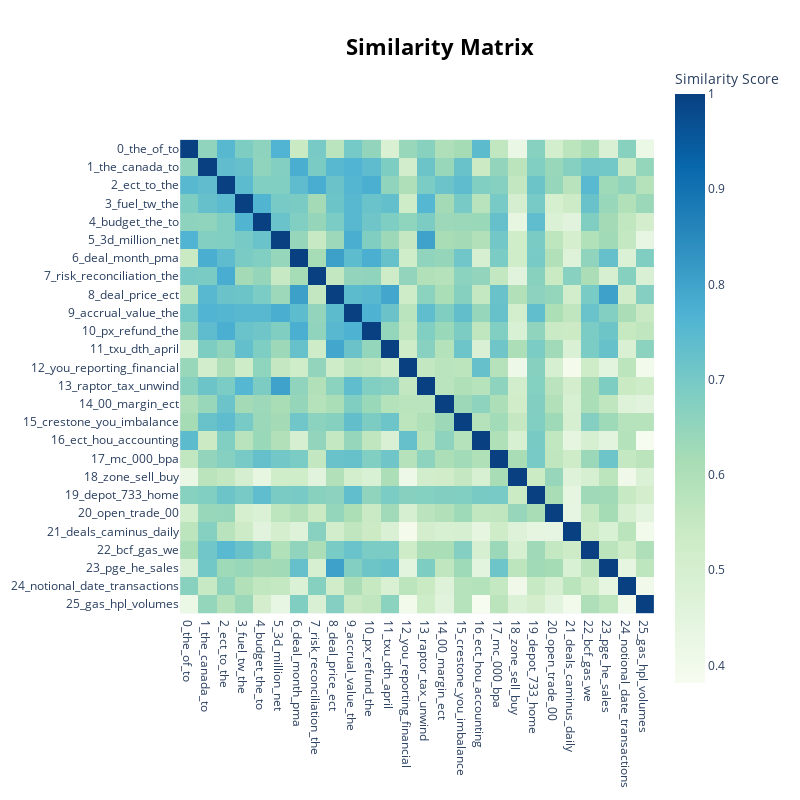

The code cell stored with this chart in its notebook:
### Code cell
model.visualize_heatmap()

### Figure 1 — Plotly figure (JSON) as saved in the notebook; plotly's stock layout.template omitted (floating-point values rounded to 4 significant figures; data arrays with more than 128 entries replaced by an {"elided": "..."} marker saying what was removed)
{"data": [{"coloraxis": "coloraxis", "hovertemplate": "x: %{x}<br>y: %{y}<br>Similarity Score: %{z}<extra></extra>", "name": "0", "type": "heatmap", "x": ["0_the_of_to", "1_the_canada_to", "2_ect_to_the", "3_fuel_tw_the", "4_budget_the_to", "5_3d_million_net", "6_deal_month_pma", "7_risk_reconciliation_the", "8_deal_price_ect", "9_accrual_value_the", "10_px_refund_the", "11_txu_dth_april", "12_you_reporting_financial", "13_raptor_tax_unwind", "14_00_margin_ect", "15_crestone_you_imbalance", "16_ect_hou_accounting", "17_mc_000_bpa", "18_zone_sell_buy", "19_depot_733_home", "20_open_trade_00", "21_deals_caminus_daily", "22_bcf_gas_we", "23_pge_he_sales", "24_notional_date_transactions", "25_gas_hpl_volumes"], "xaxis": "x", "y": ["0_the_of_to", "1_the_canada_to", "2_ect_to_the", "3_fuel_tw_the", "4_budget_the_to", "5_3d_million_net", "6_deal_month_pma", "7_risk_reconciliation_the", "8_deal_price_ect", "9_accrual_value_the", "10_px_refund_the", "11_txu_dth_april", "12_you_reporting_financial", "13_raptor_tax_unwind", "14_00_margin_ect", "15_crestone_you_imbalance", "16_ect_hou_accounting", "17_mc_000_bpa", "18_zone_sell_buy", "19_depot_733_home", "20_open_trade_00", "21_deals_caminus_daily", "22_bcf_gas_we", "23_pge_he_sales", "24_notional_date_transactions", "25_gas_hpl_volumes"], "yaxis": "y", "z": {"elided": "26x26 float values"}}], "layout": {"coloraxis": {"colorbar": {"title": {"text": "Similarity Score"}}, "colorscale": [[0, "rgb(247,252,240)"], [0.125, "rgb(224,243,219)"], [0.25, "rgb(204,235,197)"], [0.375, "rgb(168,221,181)"], [0.5, "rgb(123,204,196)"], [0.625, "rgb(78,179,211)"], [0.75, "rgb(43,140,190)"], [0.875, "rgb(8,104,172)"], [1, "rgb(8,64,129)"]]}, "height": 800, "hoverlabel": {"bgcolor": "white", "font": {"family": "Rockwell", "size": 16}}, "legend": {"title": {"text": "Trend"}}, "margin": {"t": 60}, "showlegend": true, "title": {"font": {"color": "Black", "size": 22}, "text": "<b>Similarity Matrix</b>", "x": 0.55, "xanchor": "center", "y": 0.95, "yanchor": "top"}, "width": 800, "xaxis": {"anchor": "y", "constrain": "domain", "domain": [0, 1], "scaleanchor": "y"}, "yaxis": {"anchor": "x", "autorange": "reversed", "constrain": "domain", "domain": [0, 1]}}}
